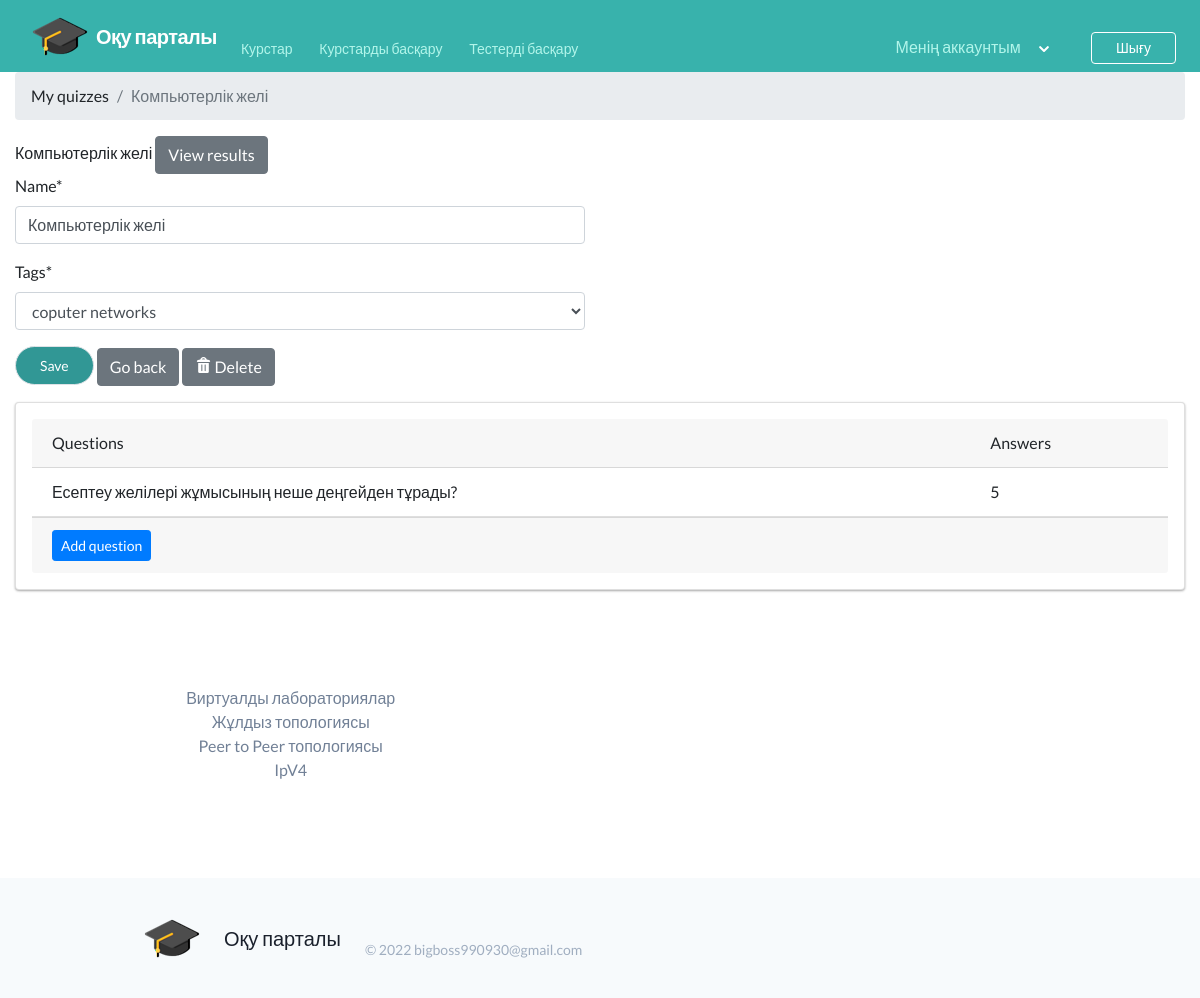
The app's page /students/quiz/1/ (signed in) with its own data.
### students/models.py (models this page shows, shortened)
class Quiz(models.Model):
    owner = models.ForeignKey(User, on_delete=models.CASCADE, related_name='quizzes')
    name = models.CharField(max_length=255)
    tags = models.ForeignKey(Tag, on_delete=models.CASCADE, related_name='quizzes')

class Tag(models.Model):
    name = models.CharField(max_length=30)
    color = models.CharField(max_length=7, default='#007bff')
    def __str__(self):
        return self.name

class Question(models.Model):
    quiz = models.ForeignKey(Quiz, on_delete=models.CASCADE, related_name='questions')
    text = models.CharField('Question', max_length=255)

### students/views/teachers.py (the view, shortened to what this page needs)
# urls.py: url(r'^quiz/(?P<pk>\d+)/$', teachers.QuizUpdateView.as_view(), name='teacher_update_quiz'),
@method_decorator([login_required, teacher_required], name='dispatch')
class QuizUpdateView(UpdateView):
    model = Quiz
    form_class = modelform_factory(Quiz, exclude=['owner'], widgets={"name": forms.TextInput(attrs={'class':'form-control'}) })
    context_object_name = 'quiz'
    template_name = 'students/teacher/quiz_change_form.html'
    def get_context_data(self, **kwargs):
        kwargs['questions'] = self.get_object().questions.annotate(answers_count=Count('answers'))
        return super().get_context_data(**kwargs)
    def get_queryset(self):
        return self.request.user.quizzes.all()

### courses/templatetags/gravatar.py (called while the page is built)
@register.filter
def gravatar(user):
    email = user.email.lower().encode('utf-8')
    default = 'retro'
    size = 100
    url = 'https://www.gravatar.com/avatar/{md5}?{params}'.format(
        md5=hashlib.md5(email).hexdigest(),
        params=urlencode({'d': default, 's': str(size)})
    )
    return url

### students/templates/students/teacher/quiz_change_form.html (shortened to what this page needs)
{% extends "base.html" %}
{% load i18n %}
{% load crispy_forms_tags %}
{% block content %}
<div class="container-fluid">
    <div class="quiz">
        <nav aria-label="breadcrumb">
            <ol class="breadcrumb">
              <li class="breadcrumb-item"><a href="{% url 'teacher_quiz_change_list' %}">{% trans 'My quizzes' %}</a></li>
              <li class="breadcrumb-item active" aria-current="page">{{ quiz.name }}</li>
            </ol>
        </nav>
        <h2>
            {{ quiz.name }}
            <a href="{% url 'teacher_quiz_results' quiz.pk %}" class="btn btn-secondary">{% trans 'View results' %}</a>
        </h2>
        <div class="row mb-3">
            <div class="col-md-6 col-sm-8 col-12">
                <form method="post" novalidate>
                    {{ form|crispy }}
                    <button type="submit" class="bg-teal-600 hover:bg-teal-700 text-white text-sm px-4 py-2  border rounded-full">{% trans 'Save' %}</button>
                    <a href="{% url 'teacher_quiz_change_list' %}" class="btn btn-secondary" role="button">{% trans 'Go back' %}</a>
                    <a href="{% url 'teacher_delete_quiz' quiz.pk %}" class="btn btn-secondary"><i class="icon icon-bin-2"></i> {% trans 'Delete' %}</a>
                </form>
            </div>
        </div>
        <div class="card">
            <div class="card-header">
              <div class="row">
                <div class="col-10">
                  <strong>{% trans 'Questions' %}</strong>
                </div>
                <div class="col-2">
                  <strong>{% trans 'Answers' %}</strong>
                </div>
              </div>
            </div>
            <div class="list-group list-group-flush list-group-formset">
              {% for question in questions %}
                <div class="list-group-item">
                  <div class="row">
                    <div class="col-10">
                      <a href="{% url 'teacher_change_question' quiz.pk question.pk %}" class="link">{{ question.text }}</a>
                    </div>
                    <div class="col-2">
                      {{ question.answers_count }}
                    </div>
                  </div>
                </div>
              {% empty %}
                <div class="list-group-item text-center">
                  <p>{% trans 'You haven\'t created any questions yet. Go ahead and' %} <a href="{% url 'teacher_add_question' quiz.pk %}"> {% trans 'add the first question' %}</a>.</p>
                </div>
              {% endfor %}
            </div>
            <div class="card-footer">
              <a href="{% url 'teacher_add_question' quiz.pk %}" class="btn btn-primary btn-sm">{% trans 'Add question' %}</a>
            </div>
        </div>
    </div>
</div>
 {% endblock %}

### records on screen
Quiz: name "Компьютерлік желі", tags "coputer networks"
Question: text "Есептеу желілері жұмысының неше деңгейден тұрады?", answers_count "5"
